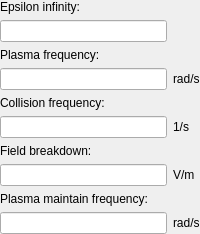
                <widget class="QWidget" name="page_Drude">
                 <layout class="QGridLayout" name="gridLayout_13">
                  <property name="leftMargin">
                   <number>0</number>
                  </property>
                  <property name="topMargin">
                   <number>0</number>
                  </property>
                  <property name="rightMargin">
                   <number>0</number>
                  </property>
                  <property name="bottomMargin">
                   <number>0</number>
                  </property>
                  <property name="spacing">
                   <number>6</number>
                  </property>
                  <item row="0" column="0">
                   <widget class="QLabel" name="label_23">
                    <property name="text">
                     <string>Epsilon infinity:</string>
                    </property>
                   </widget>
                  </item>
                  <item row="3" column="1">
                   <widget class="QLabel" name="label_47">
                    <property name="text">
                     <string>rad/s</string>
                    </property>
                   </widget>
                  </item>
                  <item row="1" column="0">
                   <widget class="QLineEdit" name="lineEdit_ElEpsilonInfinity_3"/>
                  </item>
                  <item row="8" column="0">
                   <widget class="QLabel" name="label_27">
                    <property name="text">
                     <string>Plasma maintain frequency:</string>
                    </property>
                   </widget>
                  </item>
                  <item row="2" column="0">
                   <widget class="QLabel" name="label_24">
                    <property name="text">
                     <string>Plasma frequency:</string>
                    </property>
                   </widget>
                  </item>
                  <item row="7" column="0">
                   <widget class="QLineEdit" name="lineEdit_ElFieldBreakdown"/>
                  </item>
                  <item row="6" column="0">
                   <widget class="QLabel" name="label_26">
                    <property name="text">
                     <string>Field breakdown:</string>
                    </property>
                   </widget>
                  </item>
                  <item row="5" column="1">
                   <widget class="QLabel" name="label_48">
                    <property name="text">
                     <string>1/s</string>
                    </property>
                   </widget>
                  </item>
                  <item row="5" column="0">
                   <widget class="QLineEdit" name="lineEdit_ElCollisionFrequency"/>
                  </item>
                  <item row="4" column="0">
                   <widget class="QLabel" name="label_25">
                    <property name="text">
                     <string>Collision frequency:</string>
                    </property>
                   </widget>
                  </item>
                  <item row="7" column="1">
                   <widget class="QLabel" name="label_49">
                    <property name="text">
                     <string>V/m</string>
                    </property>
                   </widget>
                  </item>
                  <item row="9" column="0">
                   <widget class="QLineEdit" name="lineEdit_ElPlasmaMaintainFrequency"/>
                  </item>
                  <item row="3" column="0">
                   <widget class="QLineEdit" name="lineEdit_ElPlasmaFrequency"/>
                  </item>
                  <item row="9" column="1">
                   <widget class="QLabel" name="label_50">
                    <property name="text">
                     <string>rad/s</string>
                    </property>
                   </widget>
                  </item>
                 </layout>
                </widget>
